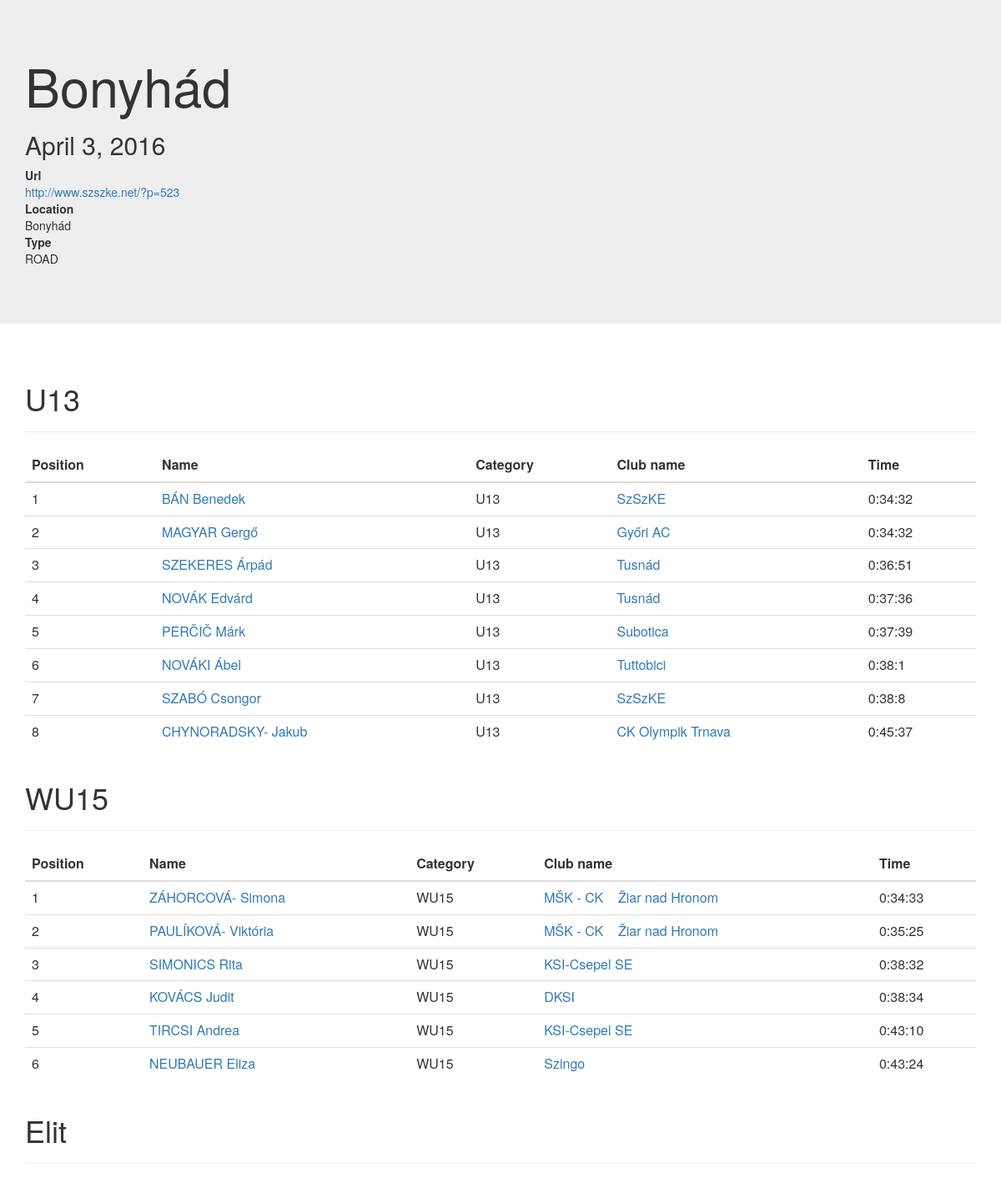
Page /2016/bonyhad/ (upper part) on the committed database.
### result/models.py (models this page shows)
class Race(models.Model):
    name = models.CharField(max_length=255)
    short_name = models.CharField(max_length=30)
    url = models.URLField()
    date = models.DateField()
    type_choices = (
        ('XCO', 'Olymic Cross Country'),
        ('CX', 'Cyclocross'),
        ('XCM', 'Cross Country Marathon'),
        ('ROAD', 'Road race'),
        ('XCU', 'Cross Country Ultra'),
    )
    type = models.CharField(max_length=4, choices=type_choices)
    location = models.CharField(max_length=255)
    description = models.TextField(null=True, blank=True)

class Result(models.Model):
    status_types = (
        ('FIN', 'Finished'),
        ('DNF', 'Did not finish'),
        ('DSQ', 'Disqualified'),
        ('DNS', 'Did not start'),
    )
    status = models.CharField(choices=status_types, max_length=3)
    athlete = models.ForeignKey('Athlete')
    race = models.ForeignKey('Race')
    club = models.ForeignKey('Club', null=True, blank=True)
    total_time = models.IntegerField()
    position = models.IntegerField()
    race_number = models.CharField(max_length=5)
    imported_at = models.DateTimeField()
    category = models.CharField(max_length=20, null=True, blank=True)
    @property
    def time(self):
        if self.total_time != -1:
            m, s = divmod(self.total_time, 60)
            h, m = divmod(m, 60)
            return '%s:%s:%s' % (h,m,s)

class Athlete(models.Model):
    name = models.CharField(max_length=30)
    year_of_birth = models.IntegerField(default=0)
    uci_number = models.CharField(max_length=20, null=True, blank=True)

class Club(models.Model):
    name = models.CharField(max_length=255)

### result/views.py (the view)
# urls.py: url(r'^(?P<year>[0-9]{4})/(?P<name>[\w-]+)/$', views.race_view),
def race_view(request, year, name):
    race = Race.objects.get(short_name=name, date__year=year)
    results = Result.objects.filter(race=race)
    categories = [category['category'] for category in results.values('category').distinct()]
    results_by_category = [
        {'results': Result.objects.filter(race=race, category=item), 'category': item } for item in categories
    ]
    context = {
        'race': race,
        'results' : results,
        'results_by_category': results_by_category
    }
    return TemplateResponse(request, 'race.html', context)

### result/templates/race.html
{% extends 'layout.html' %}
{% block header %}
        <h1>{{ race.name }}</h1>
        <h2>{{ race.date }}</h2>
        <dl>
            <dt>Url</dt>
            <dd><a href="{{ race.url }}">{{ race.url }}</a></dd>
            <dt>Location</dt>
            <dd>{{ race.location }}</dd>
            <dt>Type</dt>
            <dd>{{ race.type }}</dd>
        </dl>
{% endblock %}
{% block content %}
    {% for result_by_category in results_by_category %}
        <div class="page-header">
            <h1>{{ result_by_category.category }}</h1>
        </div>
        <table class="table table-hover">
            <thead>
                <tr>
                    <th>Position</th>
                    <th>Name</th>
                    <th>Category</th>
                    <th>Club name</th>
                    <th>Time</th>
                </tr>
            </thead>
        {% for result in result_by_category.results %}
            <tr>
                <td>{{ result.position }}</td>
                <td><a href="/athlete/{{ result.athlete.id }}/">{{ result.athlete.name }}</a></td>
                <td>{{ result.category }}</td>
                <td><a href="/club/{{ result.club.id }}/">{{ result.club.name }}</a></td>
                <td>{{ result.time }}</td>
            </tr>
        {% endfor %}
        </table>
    {% endfor %}
{% endblock %}

### rows in the picture
Race: name "Bonyhád", date "April 3, 2016", url "http://www.szszke.net/?p=523", location "Bonyhád", type "ROAD"
Result: position "1", athlete.name "BÁN Benedek", category "U13", club.name "SzSzKE", time "0:34:32"
Result: position "2", athlete.name "MAGYAR Gergő", category "U13", club.name "Győri AC", time "0:34:32"
Result: position "3", athlete.name "SZEKERES Árpád", category "U13", club.name "Tusnád", time "0:36:51"
Result: position "4", athlete.name "NOVÁK Edvárd", category "U13", club.name "Tusnád", time "0:37:36"
Result: position "5", athlete.name "PERČIČ Márk", category "U13", club.name "Subotica", time "0:37:39"
Result: position "6", athlete.name "NOVÁKI Ábel", category "U13", club.name "Tuttobici", time "0:38:1"
Result: position "7", athlete.name "SZABÓ Csongor", category "U13", club.name "SzSzKE", time "0:38:8"
Result: position "8", athlete.name "CHYNORADSKY- Jakub", category "U13", club.name "CK Olympik Trnava", time "0:45:37"
Result: position "1", athlete.name "ZÁHORCOVÁ- Simona", category "WU15", club.name "MŠK - CK Žiar nad Hronom", time "0:34:33"
Result: position "2", athlete.name "PAULÍKOVÁ- Viktória", category "WU15", club.name "MŠK - CK Žiar nad Hronom", time "0:35:25"
Result: position "3", athlete.name "SIMONICS Rita", category "WU15", club.name "KSI-Csepel SE", time "0:38:32"
Result: position "4", athlete.name "KOVÁCS Judit", category "WU15", club.name "DKSI", time "0:38:34"
Result: position "5", athlete.name "TIRCSI Andrea", category "WU15", club.name "KSI-Csepel SE", time "0:43:10"
Result: position "6", athlete.name "NEUBAUER Eliza", category "WU15", club.name "Szingo", time "0:43:24"

### other values in the picture
{{ result_by_category.category }} "U13" "WU15" "Elit"
